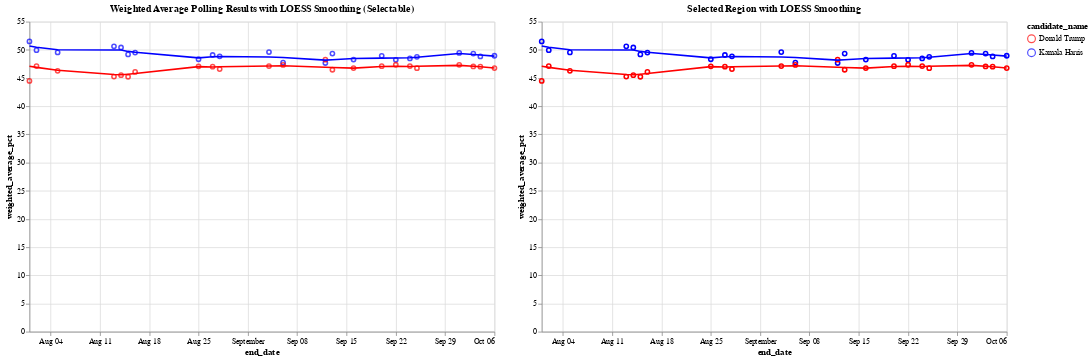

Notebook code for this chart:
### Code cell
# Define the color scale for the two candidates
color_scale = alt.Scale(domain=['Donald Trump', 'Kamala Harris'], range=['red', 'blue'])

# Step 1: Create a selection brush for the horizontal axis (end_date)
brush = alt.selection_interval(encodings=['x'])  # Brush selection on the x-axis

# Step 2: Create the base chart with points and LOESS smoothing (Chart 1)
base = alt.Chart(df_weighted_averages).mark_point().encode(
    x='end_date:T',
    y='weighted_average_pct:Q',
    color=alt.Color('candidate_name:N', scale=color_scale)
)

loess = base.transform_loess(
    'end_date', 'weighted_average_pct', groupby=['candidate_name'], bandwidth=0.3
).mark_line()

chart1 = (base + loess).add_params(
    brush  # Add the brush selection to Chart 1
).properties(
    title='Weighted Average Polling Results with LOESS Smoothing (Selectable)',
    width=600,
    height=400
)

# Step 3: Create the side-by-side chart that will show the selected region with tooltip

# Apply the same selection filter to both points and LOESS in chart2
selected_points = base.encode(
    opacity=alt.condition(brush, alt.value(1), alt.value(0)),  # Highlight only selected points
    tooltip=['end_date:T', 'candidate_name:N', 'weighted_average_pct:Q']  # Add tooltip for points
).transform_filter(
    brush  # Filter by brush selection
)

# Apply LOESS smoothing for the selected range
selected_loess = alt.Chart(df_weighted_averages).transform_loess(
    'end_date', 'weighted_average_pct', groupby=['candidate_name'], bandwidth=0.3
).mark_line().encode(
    x='end_date:T',
    y='weighted_average_pct:Q',
    color=alt.Color('candidate_name:N', scale=color_scale),
    tooltip=['end_date:T', 'candidate_name:N', 'weighted_average_pct:Q']
).transform_filter(
    brush  # Filter the LOESS line by the brush selection
)

# Combine selected points and LOESS for the second chart
chart2 = (selected_points + selected_loess).properties(
    title='Selected Region with LOESS Smoothing',
    width=600,
    height=400
)

# Combine the two charts side by side
final_chart = alt.hconcat(chart1, chart2)

# Display the final chart
final_chart.show()

### Figure 1 — Vega-Lite specification as saved in the notebook (floating-point values rounded to 4 significant figures)
{"config": {"view": {"continuousWidth": 300, "continuousHeight": 300}}, "hconcat": [{"layer": [{"mark": {"type": "point"}, "encoding": {"color": {"field": "candidate_name", "scale": {"domain": ["Donald Trump", "Kamala Harris"], "range": ["red", "blue"]}, "type": "nominal"}, "x": {"field": "end_date", "type": "temporal"}, "y": {"field": "weighted_average_pct", "type": "quantitative"}}, "name": "view_2"}, {"mark": {"type": "line"}, "encoding": {"color": {"field": "candidate_name", "scale": {"domain": ["Donald Trump", "Kamala Harris"], "range": ["red", "blue"]}, "type": "nominal"}, "x": {"field": "end_date", "type": "temporal"}, "y": {"field": "weighted_average_pct", "type": "quantitative"}}, "transform": [{"loess": "weighted_average_pct", "on": "end_date", "bandwidth": 0.3, "groupby": ["candidate_name"]}]}], "height": 400, "title": "Weighted Average Polling Results with LOESS Smoothing (Selectable)", "width": 600}, {"layer": [{"mark": {"type": "point"}, "encoding": {"color": {"field": "candidate_name", "scale": {"domain": ["Donald Trump", "Kamala Harris"], "range": ["red", "blue"]}, "type": "nominal"}, "opacity": {"condition": {"param": "param_2", "value": 1}, "value": 0}, "tooltip": [{"field": "end_date", "type": "temporal"}, {"field": "candidate_name", "type": "nominal"}, {"field": "weighted_average_pct", "type": "quantitative"}], "x": {"field": "end_date", "type": "temporal"}, "y": {"field": "weighted_average_pct", "type": "quantitative"}}, "transform": [{"filter": {"param": "param_2"}}]}, {"mark": {"type": "line"}, "encoding": {"color": {"field": "candidate_name", "scale": {"domain": ["Donald Trump", "Kamala Harris"], "range": ["red", "blue"]}, "type": "nominal"}, "tooltip": [{"field": "end_date", "type": "temporal"}, {"field": "candidate_name", "type": "nominal"}, {"field": "weighted_average_pct", "type": "quantitative"}], "x": {"field": "end_date", "type": "temporal"}, "y": {"field": "weighted_average_pct", "type": "quantitative"}}, "transform": [{"loess": "weighted_average_pct", "on": "end_date", "bandwidth": 0.3, "groupby": ["candidate_name"]}, {"filter": {"param": "param_2"}}]}], "height": 400, "title": "Selected Region with LOESS Smoothing", "width": 600}], "data": {"name": "data-57ca54230938e8e0b89937bbed968fb6"}, "params": [{"name": "param_2", "select": {"type": "interval", "encodings": ["x"]}, "views": ["view_2"]}], "$schema": "https://vega.github.io/schema/vega-lite/v5.20.1.json", "datasets": {"data-57ca54230938e8e0b89937bbed968fb6": [{"end_date": "2024-10-06T00:00:00", "candidate_id": 16661, "candidate_name": "Kamala Harris", "weighted_average_pct": 48.96}, {"end_date": "2024-10-06T00:00:00", "candidate_id": 16651, "candidate_name": "Donald Trump", "weighted_average_pct": 46.78}, {"end_date": "2024-10-04T00:00:00", "candidate_id": 16661, "candidate_name": "Kamala Harris", "weighted_average_pct": 48.84}, {"end_date": "2024-10-04T00:00:00", "candidate_id": 16651, "candidate_name": "Donald Trump", "weighted_average_pct": 47.02}, {"end_date": "2024-10-03T00:00:00", "candidate_id": 16661, "candidate_name": "Kamala Harris", "weighted_average_pct": 49.34}, {"end_date": "2024-10-03T00:00:00", "candidate_id": 16651, "candidate_name": "Donald Trump", "weighted_average_pct": 47.06}, {"end_date": "2024-10-01T00:00:00", "candidate_id": 16661, "candidate_name": "Kamala Harris", "weighted_average_pct": 49.45}, {"end_date": "2024-10-01T00:00:00", "candidate_id": 16651, "candidate_name": "Donald Trump", "weighted_average_pct": 47.35}, {"end_date": "2024-09-25T00:00:00", "candidate_id": 16661, "candidate_name": "Kamala Harris", "weighted_average_pct": 48.77}, {"end_date": "2024-09-25T00:00:00", "candidate_id": 16651, "candidate_name": "Donald Trump", "weighted_average_pct": 46.76}, {"end_date": "2024-09-24T00:00:00", "candidate_id": 16661, "candidate_name": "Kamala Harris", "weighted_average_pct": 48.48}, {"end_date": "2024-09-24T00:00:00", "candidate_id": 16651, "candidate_name": "Donald Trump", "weighted_average_pct": 47.13}, {"end_date": "2024-09-22T00:00:00", "candidate_id": 16661, "candidate_name": "Kamala Harris", "weighted_average_pct": 48.24}, {"end_date": "2024-09-22T00:00:00", "candidate_id": 16651, "candidate_name": "Donald Trump", "weighted_average_pct": 47.36}, {"end_date": "2024-09-20T00:00:00", "candidate_id": 16661, "candidate_name": "Kamala Harris", "weighted_average_pct": 48.95}, {"end_date": "2024-09-20T00:00:00", "candidate_id": 16651, "candidate_name": "Donald Trump", "weighted_average_pct": 47.11}, {"end_date": "2024-09-16T00:00:00", "candidate_id": 16661, "candidate_name": "Kamala Harris", "weighted_average_pct": 48.28}, {"end_date": "2024-09-16T00:00:00", "candidate_id": 16651, "candidate_name": "Donald Trump", "weighted_average_pct": 46.77}, {"end_date": "2024-09-13T00:00:00", "candidate_id": 16661, "candidate_name": "Kamala Harris", "weighted_average_pct": 49.34}, {"end_date": "2024-09-13T00:00:00", "candidate_id": 16651, "candidate_name": "Donald Trump", "weighted_average_pct": 46.48}, {"end_date": "2024-09-12T00:00:00", "candidate_id": 16661, "candidate_name": "Kamala Harris", "weighted_average_pct": 47.67}, {"end_date": "2024-09-12T00:00:00", "candidate_id": 16651, "candidate_name": "Donald Trump", "weighted_average_pct": 48.27}, {"end_date": "2024-09-06T00:00:00", "candidate_id": 16661, "candidate_name": "Kamala Harris", "weighted_average_pct": 47.73}, {"end_date": "2024-09-06T00:00:00", "candidate_id": 16651, "candidate_name": "Donald Trump", "weighted_average_pct": 47.32}, {"end_date": "2024-09-04T00:00:00", "candidate_id": 16661, "candidate_name": "Kamala Harris", "weighted_average_pct": 49.61}, {"end_date": "2024-09-04T00:00:00", "candidate_id": 16651, "candidate_name": "Donald Trump", "weighted_average_pct": 47.12}, {"end_date": "2024-08-28T00:00:00", "candidate_id": 16661, "candidate_name": "Kamala Harris", "weighted_average_pct": 48.85}, {"end_date": "2024-08-28T00:00:00", "candidate_id": 16651, "candidate_name": "Donald Trump", "weighted_average_pct": 46.59}, {"end_date": "2024-08-27T00:00:00", "candidate_id": 16661, "candidate_name": "Kamala Harris", "weighted_average_pct": 49.09}, {"end_date": "2024-08-27T00:00:00", "candidate_id": 16651, "candidate_name": "Donald Trump", "weighted_average_pct": 47.02}, {"end_date": "2024-08-25T00:00:00", "candidate_id": 16661, "candidate_name": "Kamala Harris", "weighted_average_pct": 48.34}, {"end_date": "2024-08-25T00:00:00", "candidate_id": 16651, "candidate_name": "Donald Trump", "weighted_average_pct": 47.08}, {"end_date": "2024-08-16T00:00:00", "candidate_id": 16661, "candidate_name": "Kamala Harris", "weighted_average_pct": 49.52}, {"end_date": "2024-08-16T00:00:00", "candidate_id": 16651, "candidate_name": "Donald Trump", "weighted_average_pct": 46.09}, {"end_date": "2024-08-15T00:00:00", "candidate_id": 16661, "candidate_name": "Kamala Harris", "weighted_average_pct": 49.2}, {"end_date": "2024-08-15T00:00:00", "candidate_id": 16651, "candidate_name": "Donald Trump", "weighted_average_pct": 45.23}, {"end_date": "2024-08-14T00:00:00", "candidate_id": 16661, "candidate_name": "Kamala Harris", "weighted_average_pct": 50.42}, {"end_date": "2024-08-14T00:00:00", "candidate_id": 16651, "candidate_name": "Donald Trump", "weighted_average_pct": 45.52}, {"end_date": "2024-08-13T00:00:00", "candidate_id": 16661, "candidate_name": "Kamala Harris", "weighted_average_pct": 50.63}, {"end_date": "2024-08-13T00:00:00", "candidate_id": 16651, "candidate_name": "Donald Trump", "weighted_average_pct": 45.27}, {"end_date": "2024-08-05T00:00:00", "candidate_id": 16661, "candidate_name": "Kamala Harris", "weighted_average_pct": 49.55}, {"end_date": "2024-08-05T00:00:00", "candidate_id": 16651, "candidate_name": "Donald Trump", "weighted_average_pct": 46.28}, {"end_date": "2024-08-02T00:00:00", "candidate_id": 16661, "candidate_name": "Kamala Harris", "weighted_average_pct": 49.95}, {"end_date": "2024-08-02T00:00:00", "candidate_id": 16651, "candidate_name": "Donald Trump", "weighted_average_pct": 47.13}, {"end_date": "2024-08-01T00:00:00", "candidate_id": 16661, "candidate_name": "Kamala Harris", "weighted_average_pct": 51.5}, {"end_date": "2024-08-01T00:00:00", "candidate_id": 16651, "candidate_name": "Donald Trump", "weighted_average_pct": 44.5}]}}
